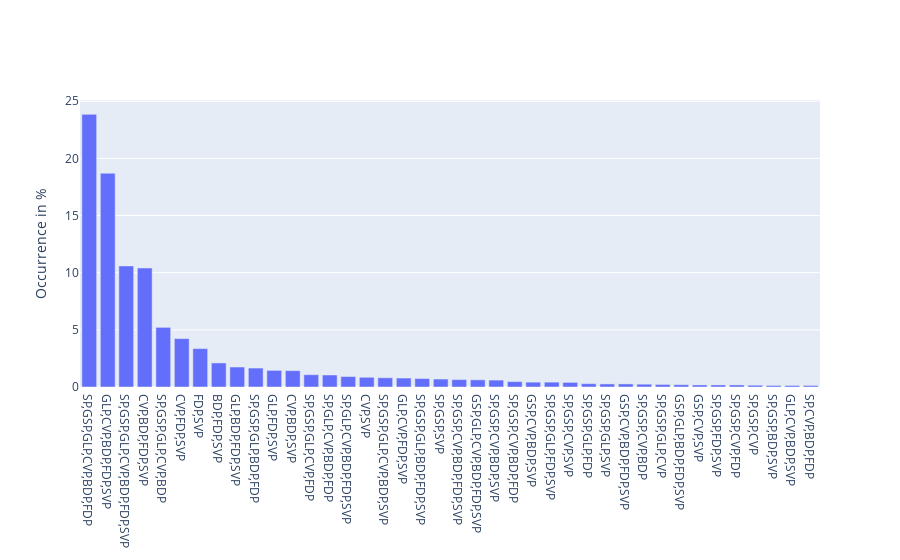

Here is the notebook cell this chart was saved with:
### Code cell
#displays a histogram of all winning coelitions
def coelitions(simpleName = False, normalize=False, cut=0, ele=0):
    l = list(filter(lambda x: x[1] > cut, allWinningC(data).items()))
    l.sort(key=lambda x: x[1], reverse=True)
    
    x = []
    y = []
    
    for i in l:
        if simpleName and (i[0] in coelition_names):
            x.append(coelition_names[i[0]])
        else:
            x.append(i[0])
        y.append(i[1])
    
    if normalize:
        #normalize data
        mh.norm(y, percet=True)
    
    print(sum(y))
    
    if ele != 0:
        x = x[:ele]
        y = y[:ele]
        
    #print(y[:40])
    print(sum(y[:ele]))
    
    
    fig = go.Figure([go.Bar(x=x, y=y)])
    fig.update_layout(#title='Average High and Low Temperatures in New York',
                   #xaxis_title='winning Coalitions',
                   yaxis_title='Occurrence in %')
    fig.show()

#simpler names for coelitions
coelition_names = {'SP,GSP,GLP,CVP,BDP,FDP': 'against SVP',
                  'GLP,CVP,BDP,FDP,SVP': 'against left',
                  'SP,GSP,GLP,CVP,BDP,FDP,SVP': 'unanimous',
                  'CVP,BDP,FDP,SVP': 'center right',
                  'SP,GSP,GLP,CVP,BDP': 'center left',
                  'CVP, FDP, SVP': 'right and CVP',
                  'BDP, FDP, SVP': 'right and BDP',
                  'SP, GSP, GLP, BDP, FDP': 'center left'}
coelitions(normalize=True, cut=0, ele=40, simpleName=False)

### Figure 1 — Plotly figure (JSON) as saved in the notebook; plotly's stock layout.template omitted (floating-point values rounded to 4 significant figures)
{"data": [{"type": "bar", "x": ["SP,GSP,GLP,CVP,BDP,FDP", "GLP,CVP,BDP,FDP,SVP", "SP,GSP,GLP,CVP,BDP,FDP,SVP", "CVP,BDP,FDP,SVP", "SP,GSP,GLP,CVP,BDP", "CVP,FDP,SVP", "FDP,SVP", "BDP,FDP,SVP", "GLP,BDP,FDP,SVP", "SP,GSP,GLP,BDP,FDP", "GLP,FDP,SVP", "CVP,BDP,SVP", "SP,GSP,GLP,CVP,FDP", "SP,GLP,CVP,BDP,FDP", "SP,GLP,CVP,BDP,FDP,SVP", "CVP,SVP", "SP,GSP,GLP,CVP,BDP,SVP", "GLP,CVP,FDP,SVP", "SP,GSP,GLP,BDP,FDP,SVP", "SP,GSP,SVP", "SP,GSP,CVP,BDP,FDP,SVP", "GSP,GLP,CVP,BDP,FDP,SVP", "SP,GSP,CVP,BDP,SVP", "SP,GSP,CVP,BDP,FDP", "GSP,CVP,BDP,SVP", "SP,GSP,GLP,FDP,SVP", "SP,GSP,CVP,SVP", "SP,GSP,GLP,FDP", "SP,GSP,GLP,SVP", "GSP,CVP,BDP,FDP,SVP", "SP,GSP,CVP,BDP", "SP,GSP,GLP,CVP", "GSP,GLP,BDP,FDP,SVP", "GSP,CVP,SVP", "SP,GSP,FDP,SVP", "SP,GSP,CVP,FDP", "SP,GSP,CVP", "SP,GSP,BDP,SVP", "GLP,CVP,BDP,SVP", "SP,CVP,BDP,FDP"], "y": [23.85, 18.7, 10.59, 10.41, 5.217, 4.232, 3.359, 2.105, 1.747, 1.657, 1.455, 1.433, 1.075, 1.052, 0.918, 0.8509, 0.8061, 0.7837, 0.7389, 0.6941, 0.6494, 0.627, 0.6046, 0.4702, 0.4254, 0.4254, 0.403, 0.2911, 0.2687, 0.2687, 0.2463, 0.2239, 0.2015, 0.1791, 0.1791, 0.1791, 0.1567, 0.1343, 0.1343, 0.1343]}], "layout": {"yaxis": {"title": {"text": "Occurrence in %"}}}}
